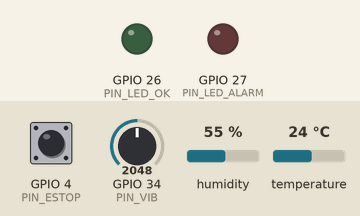
Bench run of a sketch on a simulated ESP32. Shown: output pins drawn as LEDs (lit = HIGH). The test bench sets the inputs (shaded band); at power-on: GPIO 34 (PIN_VIB) = 2048, GPIO 4 (PIN_ESTOP) HIGH, humidity 55 %, temperature 24 °C. WiFi joins after 1.5 s; servers stay silent unless stated; random numbers use the default seed unless the sketch sets one; no MQTT or app messages arrive unless stated; what the sketch prints to the serial monitor is not drawn.

Above: at 0.1 s.
At 2.7 s:
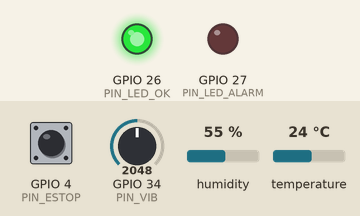
2.8 s: GPIO 34 (PIN_VIB) set to 2971
7.5 s: GPIO 34 (PIN_VIB) set to 3062
At 9.3 s:
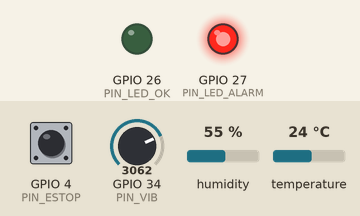
Timing chart, 0 to 10.8 s (numbered marks = the images above; inputs shaded):
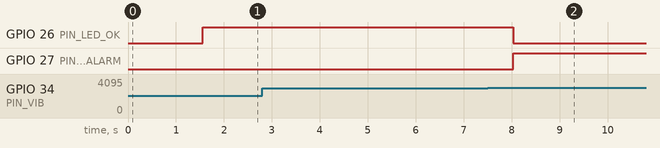

Measured:
- the behaviour switches between 3002 and 3003 on GPIO 34 (PIN_VIB) (found by bisection; images 1 and 2)
- after the input at 2.8 s, every drawn part: stays the same
- after the input at 7.5 s, GPIO 26 (PIN_LED_OK): HIGH → LOW after 0.53 s; GPIO 27 (PIN_LED_ALARM): LOW → HIGH after 0.53 s

The sketch:

sketch.ino
```cpp
/*
 * =====================================================================
 *  Smart Factory – Machine M6 "ESP32 Test Rig" (จำลองบน Wokwi ไม่ต้องมีบอร์ดจริง)
 * =====================================================================
 *  เปิด https://wokwi.com/projects/new/esp32 แล้ววางไฟล์ 3 ไฟล์
 *    sketch.ino, diagram.json, libraries.txt
 *  แก้ TOPIC_PREFIX ให้ตรงกับ HIVEMQ_PREFIX ในไฟล์ .env แล้วกด ▶
 *
 *  อุปกรณ์ในวงจรจำลอง
 *    DHT22         -> อุณหภูมิเครื่อง (คลิกที่เซนเซอร์เพื่อปรับค่าได้)
 *    Potentiometer -> ความสั่นสะเทือน 0-15 mm/s (หมุนเกิน 11 = Trip)
 *    Push button   -> ปุ่มฉุกเฉิน (E-Stop)
 *    LED เขียว/แดง -> สถานะ RUNNING / ALARM (กะพริบ = MAINTENANCE)
 *
 *  ส่งข้อมูล : <prefix>/factory/data/M6   (รูปแบบ JSON เดียวกับตัวจำลอง Python)
 *  รับคำสั่ง : <prefix>/factory/cmd/M6    {"action":"stop|start|repair|maintenance|fault"}
 * =====================================================================
 */
#include <WiFi.h>
#include <PubSubClient.h>
#include <ArduinoJson.h>
#include <DHTesp.h>

#define TOPIC_PREFIX "smf-ba60aa63"   // <-- ต้องตรงกับ HIVEMQ_PREFIX
#define MACHINE_ID   "M6"

const char* WIFI_SSID = "Wokwi-GUEST";
const char* MQTT_HOST = "broker.hivemq.com";
const int   MQTT_PORT = 1883;

const int PIN_DHT = 15, PIN_VIB = 34, PIN_ESTOP = 4, PIN_LED_OK = 26, PIN_LED_ALARM = 27;
const float TEMP_TRIP = 95.0, VIB_TRIP = 11.0;
const float IDEAL_PPM = 6.0;                 // ชิ้น/นาที

enum State { STOPPED = 0, RUNNING = 1, ALARM = 2, MAINTENANCE = 3 };
const char* STATE_NAME[] = {"STOPPED", "RUNNING", "ALARM", "MAINTENANCE"};

WiFiClient net;
PubSubClient mqtt(net);
DHTesp dht;

State state = RUNNING;
String tripReason = "";
String fault = "none";
unsigned long shiftStart, runMs = 0, lastTick = 0;
unsigned long total = 0, good = 0, reject = 0;
float partAcc = 0;
char topicData[96], topicCmd[96];

void setState(State s) { state = s; }

void onCommand(char* topic, byte* payload, unsigned int len) {
  JsonDocument doc;
  if (deserializeJson(doc, payload, len)) return;
  String action = doc["action"] | "";
  Serial.printf("[CMD] %s\n", action.c_str());
  if (action == "stop") setState(STOPPED);
  else if (action == "start" && state != ALARM) setState(RUNNING);
  else if (action == "maintenance") setState(MAINTENANCE);
  else if (action == "repair") { fault = "none"; tripReason = ""; setState(RUNNING); }
  else if (action == "fault") { fault = doc["fault"] | "jam"; tripReason = fault; setState(ALARM); }
}

void connectWiFi() {
  WiFi.begin(WIFI_SSID, "", 6);
  Serial.print("WiFi");
  while (WiFi.status() != WL_CONNECTED) { delay(250); Serial.print("."); }
  Serial.printf(" OK %s\n", WiFi.localIP().toString().c_str());
}

void connectMqtt() {
  while (!mqtt.connected()) {
    String cid = "sf-m6-" + String((uint32_t)esp_random(), HEX);
    Serial.printf("MQTT %s ... ", MQTT_HOST);
    if (mqtt.connect(cid.c_str())) {
      Serial.println("connected");
      mqtt.subscribe(topicCmd);
    } else {
      Serial.printf("fail rc=%d\n", mqtt.state());
      delay(2000);
    }
  }
}

void setup() {
  Serial.begin(115200);
  pinMode(PIN_ESTOP, INPUT_PULLUP);
  pinMode(PIN_LED_OK, OUTPUT);
  pinMode(PIN_LED_ALARM, OUTPUT);
  dht.setup(PIN_DHT, DHTesp::DHT22);
  snprintf(topicData, sizeof(topicData), "%s/factory/data/%s", TOPIC_PREFIX, MACHINE_ID);
  snprintf(topicCmd, sizeof(topicCmd), "%s/factory/cmd/%s", TOPIC_PREFIX, MACHINE_ID);
  connectWiFi();
  mqtt.setServer(MQTT_HOST, MQTT_PORT);
  mqtt.setCallback(onCommand);
  mqtt.setBufferSize(768);
  shiftStart = millis();
}

void loop() {
  if (WiFi.status() != WL_CONNECTED) connectWiFi();
  if (!mqtt.connected()) connectMqtt();
  mqtt.loop();

  // ปุ่มฉุกเฉิน
  if (digitalRead(PIN_ESTOP) == LOW && state == RUNNING) { tripReason = "estop"; setState(ALARM); }

  // LED
  digitalWrite(PIN_LED_OK, state == RUNNING);
  digitalWrite(PIN_LED_ALARM, state == ALARM || (state == MAINTENANCE && (millis() / 400) % 2));

  if (millis() - lastTick < 2000) return;
  unsigned long dtMs = millis() - lastTick;
  lastTick = millis();

  TempAndHumidity th = dht.getTempAndHumidity();
  float temp = isnan(th.temperature) ? 0 : th.temperature;
  float vib = analogRead(PIN_VIB) / 4095.0 * 15.0;
  if (state != RUNNING) vib *= 0.05;

  if (state == RUNNING) {
    runMs += dtMs;
    partAcc += IDEAL_PPM * random(88, 101) / 100.0 * dtMs / 60000.0;
    while (partAcc >= 1) {
      partAcc -= 1; total++;
      if (random(1000) < 20 + vib * 10) reject++; else good++;
    }
    if (temp >= TEMP_TRIP) { tripReason = "overtemp"; setState(ALARM); }
    else if (vib >= VIB_TRIP) { tripReason = "overvibration"; setState(ALARM); }
  }

  float planned = max(1.0f, (millis() - shiftStart) / 1000.0f);
  float runSec = runMs / 1000.0f;
  float availability = min(1.0f, runSec / planned);
  float performance = runSec > 30 ? min(1.0f, (60.0f / IDEAL_PPM * total) / runSec) : 1.0f;
  float quality = total ? (float)good / total : 1.0f;

  JsonDocument doc;
  doc["machine"] = MACHINE_ID;
  doc["name"] = "ESP32 Test Rig (Wokwi)";
  doc["line"] = "B";
  doc["zone"] = "Zone B";
  doc["state"] = STATE_NAME[state];
  doc["state_code"] = (int)state;
  doc["fault"] = fault;
  doc["trip_reason"] = state == ALARM ? tripReason : "";
  doc["temp"] = round(temp * 100) / 100.0;
  doc["vibration"] = round(vib * 1000) / 1000.0;
  doc["rpm"] = state == RUNNING ? 1450 + random(-10, 11) : 0;
  doc["count_total"] = total;
  doc["count_good"] = good;
  doc["count_reject"] = reject;
  doc["availability"] = availability;
  doc["performance"] = performance;
  doc["quality"] = quality;
  doc["oee"] = availability * performance * quality;
  doc["wear"] = 0;

  char buf[640];
  size_t n = serializeJson(doc, buf);
  mqtt.publish(topicData, buf, n);
  Serial.println(buf);
}
```
